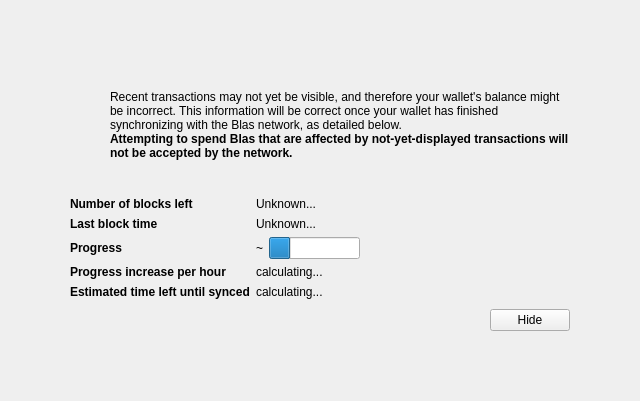
<?xml version="1.0" encoding="UTF-8"?>
<ui version="4.0">
 <class>ModalOverlay</class>
 <widget class="ModalOverlay" name="ModalOverlay">
  <property name="geometry">
   <rect>
    <x>0</x>
    <y>0</y>
    <width>640</width>
    <height>401</height>
   </rect>
  </property>
  <property name="windowTitle">
   <string>Form</string>
  </property>
  <layout class="QVBoxLayout" name="verticalLayout" stretch="0">
   <property name="sizeConstraint">
    <enum>QLayout::SetDefaultConstraint</enum>
   </property>
   <property name="leftMargin">
    <number>0</number>
   </property>
   <property name="topMargin">
    <number>0</number>
   </property>
   <property name="rightMargin">
    <number>0</number>
   </property>
   <property name="bottomMargin">
    <number>0</number>
   </property>
   <item>
    <widget class="QWidget" name="bgWidget" native="true">
     <property name="styleSheet">
      <string notr="true"/>
     </property>
     <layout class="QVBoxLayout" name="verticalLayoutMain" stretch="0">
      <property name="leftMargin">
       <number>60</number>
      </property>
      <property name="topMargin">
       <number>60</number>
      </property>
      <property name="rightMargin">
       <number>60</number>
      </property>
      <property name="bottomMargin">
       <number>60</number>
      </property>
      <item>
       <widget class="QWidget" name="contentWidget" native="true">
        <property name="styleSheet">
         <string notr="true"/>
        </property>
        <layout class="QVBoxLayout" name="verticalLayoutSub" stretch="1,0,0,0,0">
         <property name="spacing">
          <number>0</number>
         </property>
         <property name="leftMargin">
          <number>10</number>
         </property>
         <property name="topMargin">
          <number>10</number>
         </property>
         <property name="rightMargin">
          <number>10</number>
         </property>
         <property name="bottomMargin">
          <number>10</number>
         </property>
         <item>
          <layout class="QHBoxLayout" name="horizontalLayoutIconText" stretch="0,1">
           <property name="topMargin">
            <number>20</number>
           </property>
           <item>
            <layout class="QVBoxLayout" name="verticalLayoutIcon">
             <property name="leftMargin">
              <number>0</number>
             </property>
             <item>
              <widget class="QPushButton" name="warningIcon">
               <property name="enabled">
                <bool>false</bool>
               </property>
               <property name="text">
                <string/>
               </property>
               <property name="icon">
                <iconset>
                 <normaloff>:/icons/warning</normaloff>
                 <disabledoff>:/icons/warning</disabledoff>:/icons/warning</iconset>
               </property>
               <property name="iconSize">
                <size>
                 <width>48</width>
                 <height>48</height>
                </size>
               </property>
               <property name="flat">
                <bool>true</bool>
               </property>
              </widget>
             </item>
             <item>
              <spacer name="verticalSpacerWarningIcon">
               <property name="orientation">
                <enum>Qt::Vertical</enum>
               </property>
               <property name="sizeHint" stdset="0">
                <size>
                 <width>20</width>
                 <height>40</height>
                </size>
               </property>
              </spacer>
             </item>
            </layout>
           </item>
           <item>
            <layout class="QVBoxLayout" name="verticalLayoutInfoText">
             <property name="leftMargin">
              <number>0</number>
             </property>
             <property name="topMargin">
              <number>0</number>
             </property>
             <item>
              <widget class="QLabel" name="infoText">
               <property name="text">
                <string>Recent transactions may not yet be visible, and therefore your wallet's balance might be incorrect. This information will be correct once your wallet has finished synchronizing with the Blas network, as detailed below.</string>
               </property>
               <property name="textFormat">
                <enum>Qt::RichText</enum>
               </property>
               <property name="wordWrap">
                <bool>true</bool>
               </property>
              </widget>
             </item>
             <item>
              <widget class="QLabel" name="infoTextStrong">
               <property name="font">
                <font>
                 <weight>75</weight>
                 <bold>true</bold>
                </font>
               </property>
               <property name="text">
                <string>Attempting to spend Blas that are affected by not-yet-displayed transactions will not be accepted by the network.</string>
               </property>
               <property name="textFormat">
                <enum>Qt::RichText</enum>
               </property>
               <property name="wordWrap">
                <bool>true</bool>
               </property>
              </widget>
             </item>
             <item>
              <spacer name="verticalSpacerInTextSpace">
               <property name="orientation">
                <enum>Qt::Vertical</enum>
               </property>
               <property name="sizeHint" stdset="0">
                <size>
                 <width>20</width>
                 <height>40</height>
                </size>
               </property>
              </spacer>
             </item>
            </layout>
           </item>
          </layout>
         </item>
         <item>
          <spacer name="verticalSpacerAfterText">
           <property name="orientation">
            <enum>Qt::Vertical</enum>
           </property>
           <property name="sizeHint" stdset="0">
            <size>
             <width>20</width>
             <height>40</height>
            </size>
           </property>
          </spacer>
         </item>
         <item>
          <layout class="QFormLayout" name="formLayout">
           <property name="fieldGrowthPolicy">
            <enum>QFormLayout::FieldsStayAtSizeHint</enum>
           </property>
           <property name="horizontalSpacing">
            <number>6</number>
           </property>
           <property name="verticalSpacing">
            <number>6</number>
           </property>
           <property name="topMargin">
            <number>10</number>
           </property>
           <item row="0" column="0">
            <widget class="QLabel" name="labelNumberOfBlocksLeft">
             <property name="font">
              <font>
               <weight>75</weight>
               <bold>true</bold>
              </font>
             </property>
             <property name="text">
              <string>Number of blocks left</string>
             </property>
            </widget>
           </item>
           <item row="0" column="1">
            <widget class="QLabel" name="numberOfBlocksLeft">
             <property name="text">
              <string>Unknown...</string>
             </property>
            </widget>
           </item>
           <item row="1" column="0">
            <widget class="QLabel" name="labelLastBlockTime">
             <property name="font">
              <font>
               <weight>75</weight>
               <bold>true</bold>
              </font>
             </property>
             <property name="text">
              <string>Last block time</string>
             </property>
            </widget>
           </item>
           <item row="1" column="1">
            <widget class="QLabel" name="newestBlockDate">
             <property name="sizePolicy">
              <sizepolicy hsizetype="Maximum" vsizetype="Preferred">
               <horstretch>0</horstretch>
               <verstretch>0</verstretch>
              </sizepolicy>
             </property>
             <property name="text">
              <string>Unknown...</string>
             </property>
            </widget>
           </item>
           <item row="2" column="0">
            <widget class="QLabel" name="labelSyncDone">
             <property name="font">
              <font>
               <weight>75</weight>
               <bold>true</bold>
              </font>
             </property>
             <property name="text">
              <string>Progress</string>
             </property>
            </widget>
           </item>
           <item row="2" column="1">
            <layout class="QHBoxLayout" name="horizontalLayoutSync" stretch="0,1">
             <item>
              <widget class="QLabel" name="percentageProgress">
               <property name="text">
                <string>~</string>
               </property>
              </widget>
             </item>
             <item>
              <widget class="QProgressBar" name="progressBar">
               <property name="value">
                <number>24</number>
               </property>
               <property name="format">
                <string/>
               </property>
              </widget>
             </item>
            </layout>
           </item>
           <item row="4" column="0">
            <widget class="QLabel" name="labelProgressIncrease">
             <property name="font">
              <font>
               <weight>75</weight>
               <bold>true</bold>
              </font>
             </property>
             <property name="text">
              <string>Progress increase per hour</string>
             </property>
            </widget>
           </item>
           <item row="4" column="1">
            <widget class="QLabel" name="progressIncreasePerH">
             <property name="text">
              <string>calculating...</string>
             </property>
            </widget>
           </item>
           <item row="5" column="0">
            <widget class="QLabel" name="labelEstimatedTimeLeft">
             <property name="font">
              <font>
               <weight>75</weight>
               <bold>true</bold>
              </font>
             </property>
             <property name="text">
              <string>Estimated time left until synced</string>
             </property>
            </widget>
           </item>
           <item row="5" column="1">
            <widget class="QLabel" name="expectedTimeLeft">
             <property name="text">
              <string>calculating...</string>
             </property>
            </widget>
           </item>
          </layout>
         </item>
         <item>
          <layout class="QHBoxLayout" name="horizontalLayoutButtons">
           <property name="leftMargin">
            <number>10</number>
           </property>
           <property name="topMargin">
            <number>10</number>
           </property>
           <item>
            <spacer name="horizontalSpacer">
             <property name="orientation">
              <enum>Qt::Horizontal</enum>
             </property>
             <property name="sizeHint" stdset="0">
              <size>
               <width>40</width>
               <height>20</height>
              </size>
             </property>
            </spacer>
           </item>
           <item>
            <widget class="QPushButton" name="closeButton">
             <property name="text">
              <string>Hide</string>
             </property>
            </widget>
           </item>
          </layout>
         </item>
         <item>
          <layout class="QVBoxLayout" name="verticalLayout_2">
           <item>
            <spacer name="verticalSpacer">
             <property name="orientation">
              <enum>Qt::Vertical</enum>
             </property>
             <property name="sizeHint" stdset="0">
              <size>
               <width>20</width>
               <height>40</height>
              </size>
             </property>
            </spacer>
           </item>
          </layout>
         </item>
        </layout>
       </widget>
      </item>
     </layout>
    </widget>
   </item>
  </layout>
 </widget>
 <customwidgets>
  <customwidget>
   <class>ModalOverlay</class>
   <extends>QWidget</extends>
   <header>modaloverlay.h</header>
   <container>1</container>
  </customwidget>
 </customwidgets>
 <resources/>
 <connections/>
</ui>
